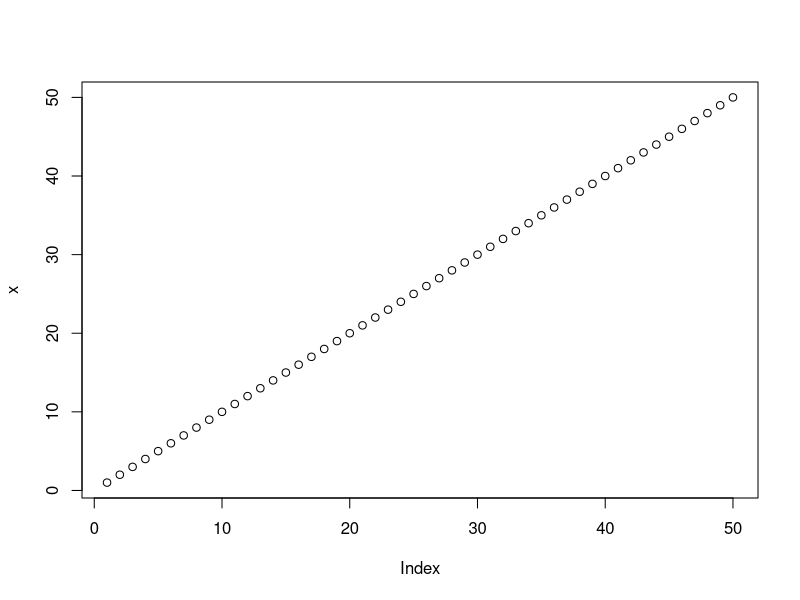
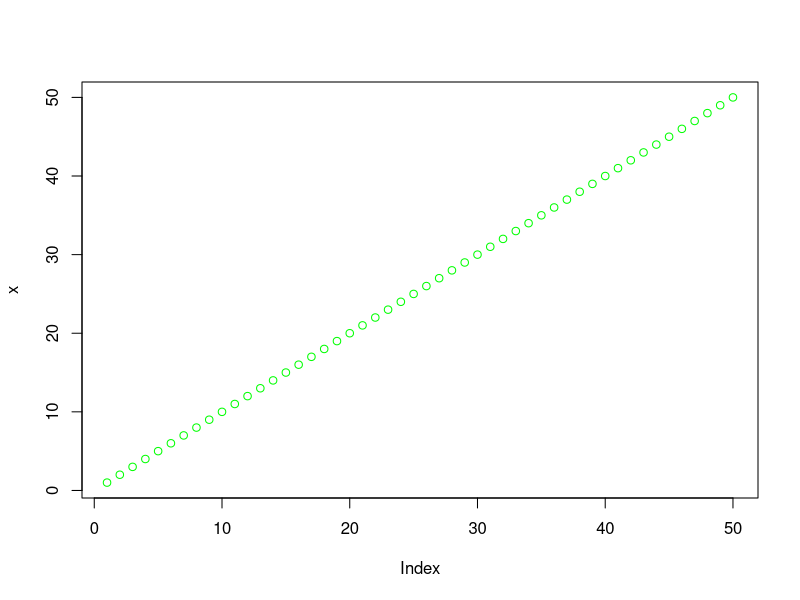
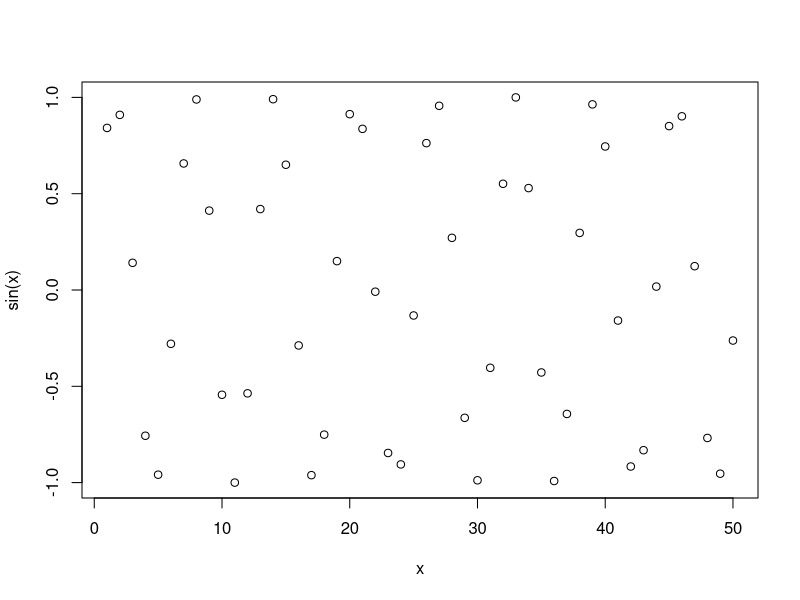
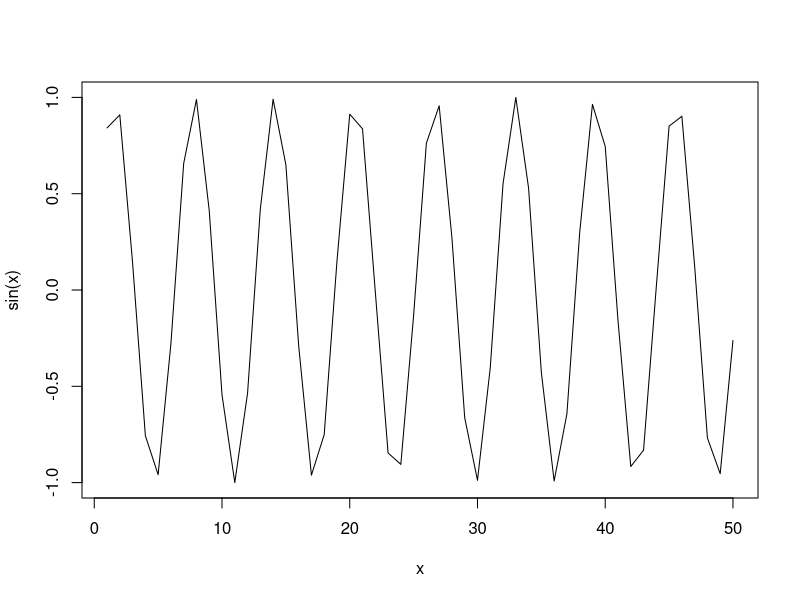
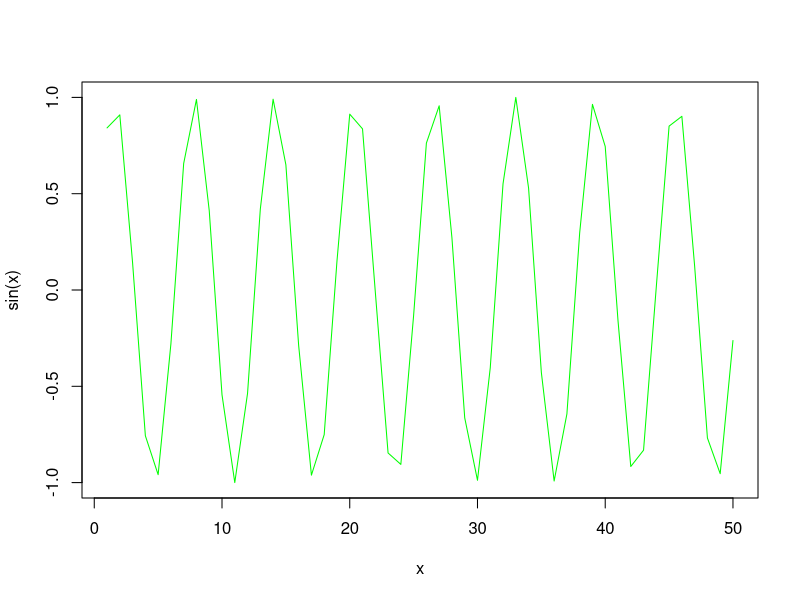
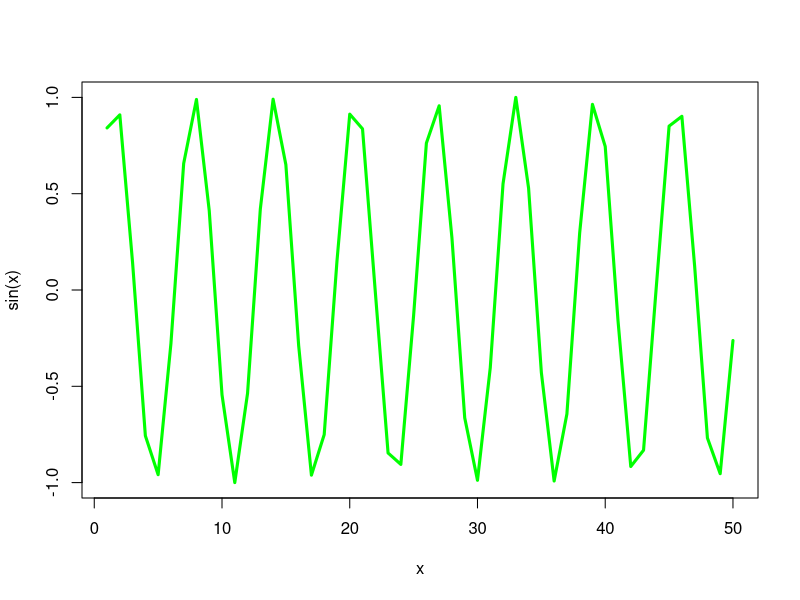

These charts were generated, in order, by the following R code:
#' ---
#' title: "Class 4 Lab"
#' author: "Mario Gutierrez (PID A69043009)"

#' ---

#This is my first R script
x <- 1:50
plot(x)
plot(x, col="green")
plot(x, sin(x))
plot(x, sin(x), type="l")
plot(x, sin(x), type="l", col="green")
plot(x, sin(x), type="l", col="green", lwd=3)

log(10)
log(10, base = 10)
log(10,2)
